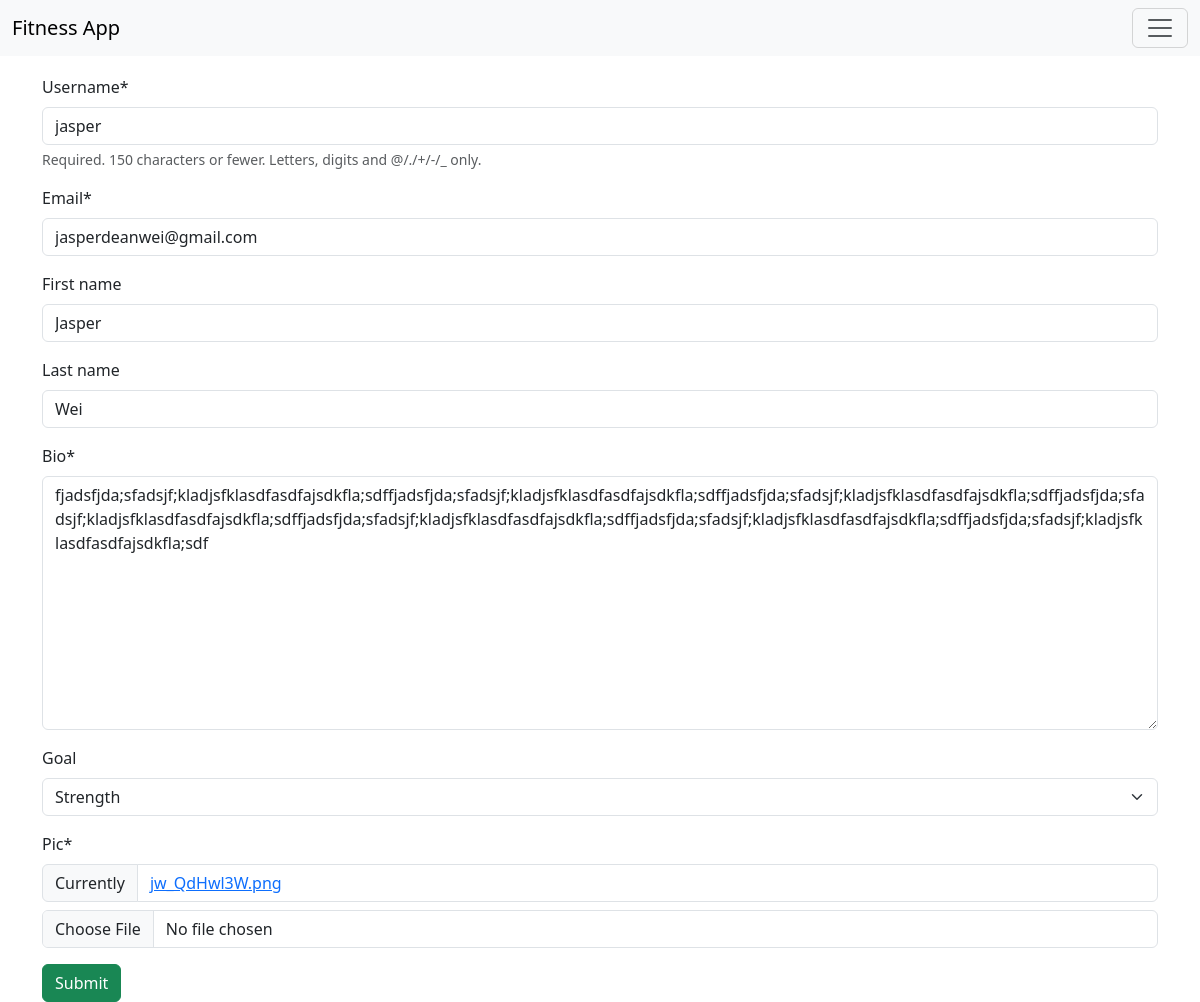
Screenshot of /en-us/userupdate/1 with the database file from the repository.
### base/models.py (models this page shows)
class User(AbstractUser):
    email = models.EmailField(unique=True, null=True)
    bio = models.TextField(null=True)
    goal = models.ForeignKey(GoalsModel, on_delete=models.SET_NULL, null=True, blank=True)
    pic = models.ImageField(null=True, default='person.svg')

class GoalsModel(models.Model):
    goal = models.CharField(max_length=200, null=True)
    def __str__(self):
        return self.goal

### base/views.py (the view, shortened to what this page needs)
# urls.py: path("userupdate/<int:pk>", views.UserEditView.as_view(), name="user_edit"),
class UserEditView(View):
    template_name = "base/profile_form.html"
    def get(self, request, pk):
        user = User.objects.get(pk=pk)
        form = UserForm(instance=user)
        ctx = {"form":form}
        return render(request, self.template_name, ctx)

### base/forms.py (shortened to what this page needs)
class UserForm(forms.ModelForm):
    class Meta:
        model = User
        fields = ["username", "email", "first_name", "last_name", "bio", "goal", "pic"]

### base/templates/base/profile_form.html (shortened to what this page needs)
{% extends 'main.html' %}
{% block content %}
{% load crispy_forms_tags %}
<form action="" method="post" enctype="multipart/form-data">
    {{ form|crispy }}
    <input type="submit" value="Submit" class="btn btn-success">
</form>
{% endblock %}

### rows the page displays
User: username "jasper", email "jasperdeanwei@gmail.com", first_name "Jasper", last_name "Wei", bio "fjadsfjda;sfadsjf;kladjsfklasdfasdfajsdkfla;sdffjadsfjda;sfadsjf;kladjsfklasdfasdfajsdkfla;sdffjadsfjda;sfadsjf;kladjsfklasdfasdfajsdkfla;sdffjadsfjda;sfadsjf;kladjsfklasdfasdfajsdkfla;sdffjadsfjda;sfadsjf;kladjsfklasdfasdfajsdkfla;sdffjadsfjda;sfadsjf;kladjsfklasdfasdfajsdkfla;sdffjadsfjda;sfadsjf;kladjsfklasdfasdfajsdkfla;sdf"
GoalsModel: goal "Strength"
